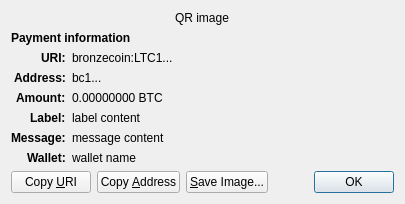
<?xml version="1.0" encoding="UTF-8"?>
<ui version="4.0">
 <class>ReceiveRequestDialog</class>
 <widget class="QDialog" name="ReceiveRequestDialog">
  <property name="geometry">
   <rect>
    <x>0</x>
    <y>0</y>
    <width>413</width>
    <height>229</height>
   </rect>
  </property>
  <property name="windowTitle">
   <string>Request payment to ...</string>
  </property>
  <layout class="QGridLayout" name="gridLayout" columnstretch="0,1">
   <property name="sizeConstraint">
    <enum>QLayout::SetFixedSize</enum>
   </property>
   <item row="0" column="0" colspan="2" alignment="Qt::AlignHCenter">
    <widget class="QRImageWidget" name="qr_code">
     <property name="text">
      <string notr="true">QR image</string>
     </property>
     <property name="textInteractionFlags">
      <set>Qt::NoTextInteraction</set>
     </property>
    </widget>
   </item>
   <item row="1" column="0" colspan="2">
    <widget class="QLabel" name="payment_header">
     <property name="font">
      <font>
       <weight>75</weight>
       <bold>true</bold>
      </font>
     </property>
     <property name="text">
      <string>Payment information</string>
     </property>
     <property name="textInteractionFlags">
      <set>Qt::NoTextInteraction</set>
     </property>
    </widget>
   </item>
   <item row="2" column="0" alignment="Qt::AlignRight|Qt::AlignTop">
    <widget class="QLabel" name="uri_tag">
     <property name="font">
      <font>
       <weight>75</weight>
       <bold>true</bold>
      </font>
     </property>
     <property name="text">
      <string notr="true">URI:</string>
     </property>
     <property name="textFormat">
      <enum>Qt::PlainText</enum>
     </property>
     <property name="textInteractionFlags">
      <set>Qt::NoTextInteraction</set>
     </property>
    </widget>
   </item>
   <item row="2" column="1" alignment="Qt::AlignTop">
    <widget class="QLabel" name="uri_content">
     <property name="text">
      <string notr="true">bronzecoin:LTC1...</string>
     </property>
     <property name="textFormat">
      <enum>Qt::RichText</enum>
     </property>
     <property name="wordWrap">
      <bool>true</bool>
     </property>
     <property name="textInteractionFlags">
      <set>Qt::TextSelectableByMouse</set>
     </property>
    </widget>
   </item>
   <item row="3" column="0" alignment="Qt::AlignRight|Qt::AlignTop">
    <widget class="QLabel" name="address_tag">
     <property name="font">
      <font>
       <weight>75</weight>
       <bold>true</bold>
      </font>
     </property>
     <property name="text">
      <string>Address:</string>
     </property>
     <property name="textInteractionFlags">
      <set>Qt::NoTextInteraction</set>
     </property>
    </widget>
   </item>
   <item row="3" column="1" alignment="Qt::AlignTop">
    <widget class="QLabel" name="address_content">
     <property name="text">
      <string notr="true">bc1...</string>
     </property>
     <property name="textFormat">
      <enum>Qt::PlainText</enum>
     </property>
     <property name="textInteractionFlags">
      <set>Qt::TextSelectableByMouse</set>
     </property>
    </widget>
   </item>
   <item row="4" column="0" alignment="Qt::AlignRight|Qt::AlignTop">
    <widget class="QLabel" name="amount_tag">
     <property name="font">
      <font>
       <weight>75</weight>
       <bold>true</bold>
      </font>
     </property>
     <property name="text">
      <string>Amount:</string>
     </property>
     <property name="textInteractionFlags">
      <set>Qt::NoTextInteraction</set>
     </property>
    </widget>
   </item>
   <item row="4" column="1" alignment="Qt::AlignTop">
    <widget class="QLabel" name="amount_content">
     <property name="text">
      <string notr="true">0.00000000 BTC</string>
     </property>
     <property name="textFormat">
      <enum>Qt::PlainText</enum>
     </property>
     <property name="textInteractionFlags">
      <set>Qt::TextSelectableByMouse</set>
     </property>
    </widget>
   </item>
   <item row="5" column="0" alignment="Qt::AlignRight|Qt::AlignTop">
    <widget class="QLabel" name="label_tag">
     <property name="font">
      <font>
       <weight>75</weight>
       <bold>true</bold>
      </font>
     </property>
     <property name="text">
      <string>Label:</string>
     </property>
     <property name="textInteractionFlags">
      <set>Qt::NoTextInteraction</set>
     </property>
    </widget>
   </item>
   <item row="5" column="1" alignment="Qt::AlignTop">
    <widget class="QLabel" name="label_content">
     <property name="text">
      <string notr="true">label content</string>
     </property>
     <property name="textFormat">
      <enum>Qt::PlainText</enum>
     </property>
     <property name="wordWrap">
      <bool>true</bool>
     </property>
     <property name="textInteractionFlags">
      <set>Qt::TextSelectableByMouse</set>
     </property>
    </widget>
   </item>
   <item row="6" column="0" alignment="Qt::AlignRight|Qt::AlignTop">
    <widget class="QLabel" name="message_tag">
     <property name="font">
      <font>
       <weight>75</weight>
       <bold>true</bold>
      </font>
     </property>
     <property name="text">
      <string>Message:</string>
     </property>
     <property name="textInteractionFlags">
      <set>Qt::NoTextInteraction</set>
     </property>
    </widget>
   </item>
   <item row="6" column="1" alignment="Qt::AlignTop">
    <widget class="QLabel" name="message_content">
     <property name="text">
      <string notr="true">message content</string>
     </property>
     <property name="textFormat">
      <enum>Qt::PlainText</enum>
     </property>
     <property name="wordWrap">
      <bool>true</bool>
     </property>
     <property name="textInteractionFlags">
      <set>Qt::TextSelectableByMouse</set>
     </property>
    </widget>
   </item>
   <item row="7" column="0" alignment="Qt::AlignRight|Qt::AlignTop">
    <widget class="QLabel" name="wallet_tag">
     <property name="font">
      <font>
       <weight>75</weight>
       <bold>true</bold>
      </font>
     </property>
     <property name="text">
      <string>Wallet:</string>
     </property>
     <property name="textInteractionFlags">
      <set>Qt::NoTextInteraction</set>
     </property>
    </widget>
   </item>
   <item row="7" column="1" alignment="Qt::AlignTop">
    <widget class="QLabel" name="wallet_content">
     <property name="text">
      <string notr="true">wallet name</string>
     </property>
     <property name="textFormat">
      <enum>Qt::PlainText</enum>
     </property>
     <property name="wordWrap">
      <bool>true</bool>
     </property>
     <property name="textInteractionFlags">
      <set>Qt::TextSelectableByMouse</set>
     </property>
    </widget>
   </item>
   <item row="8" column="0" colspan="2">
    <layout class="QHBoxLayout" name="horizontalLayout">
     <item>
      <widget class="QPushButton" name="btnCopyURI">
       <property name="text">
        <string>Copy &amp;URI</string>
       </property>
       <property name="autoDefault">
        <bool>false</bool>
       </property>
      </widget>
     </item>
     <item>
      <widget class="QPushButton" name="btnCopyAddress">
       <property name="text">
        <string>Copy &amp;Address</string>
       </property>
       <property name="autoDefault">
        <bool>false</bool>
       </property>
      </widget>
     </item>
     <item>
      <widget class="QPushButton" name="btnSaveAs">
       <property name="text">
        <string>&amp;Save Image...</string>
       </property>
       <property name="autoDefault">
        <bool>false</bool>
       </property>
      </widget>
     </item>
     <item>
      <spacer name="horizontalSpacer_2">
       <property name="orientation">
        <enum>Qt::Horizontal</enum>
       </property>
       <property name="sizeHint" stdset="0">
        <size>
         <width>40</width>
         <height>20</height>
        </size>
       </property>
      </spacer>
     </item>
     <item>
      <widget class="QDialogButtonBox" name="buttonBox">
       <property name="focusPolicy">
        <enum>Qt::StrongFocus</enum>
       </property>
       <property name="standardButtons">
        <set>QDialogButtonBox::Ok</set>
       </property>
      </widget>
     </item>
    </layout>
   </item>
  </layout>
 </widget>
 <customwidgets>
  <customwidget>
   <class>QRImageWidget</class>
   <extends>QLabel</extends>
   <header>qt/qrimagewidget.h</header>
  </customwidget>
 </customwidgets>
 <tabstops>
  <tabstop>buttonBox</tabstop>
  <tabstop>btnCopyURI</tabstop>
  <tabstop>btnCopyAddress</tabstop>
  <tabstop>btnSaveAs</tabstop>
 </tabstops>
 <resources/>
 <connections>
  <connection>
   <sender>buttonBox</sender>
   <signal>accepted()</signal>
   <receiver>ReceiveRequestDialog</receiver>
   <slot>accept()</slot>
   <hints>
    <hint type="sourcelabel">
     <x>135</x>
     <y>230</y>
    </hint>
    <hint type="destinationlabel">
     <x>135</x>
     <y>126</y>
    </hint>
   </hints>
  </connection>
 </connections>
</ui>
